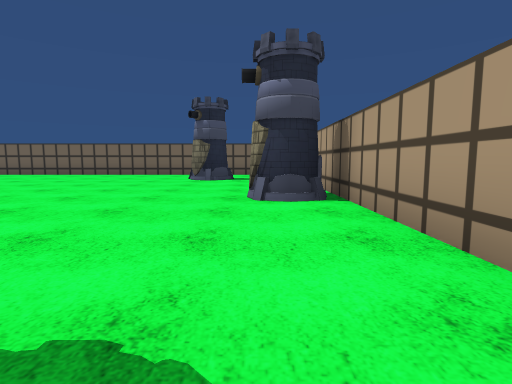
View 1 (above)

12 first-person views from a walk through a 3-D level made in the Unity game engine. The camera is 1.2 m above the floor, tilts 6° down and sees 80° across. The floor is counted in squares, 2 m on a side. Each view is taken from the middle of a square. On the plan, view 1 faces up. The plan holds only what a view shows up to about 9 squares ahead; the rest is blank. The player character is not drawn. Some surface patterns are stand-ins.

View 2
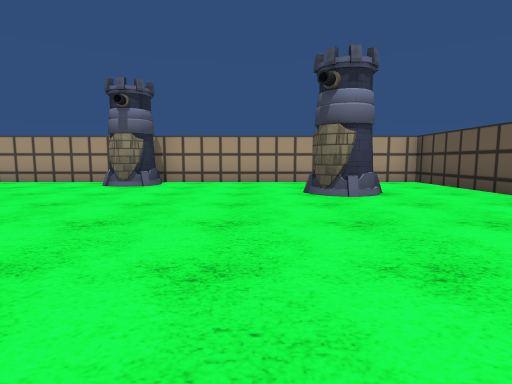

View 3
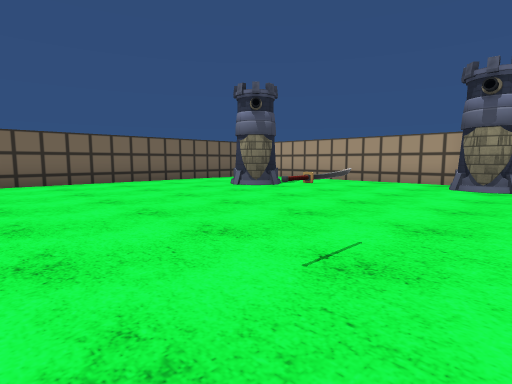

View 4
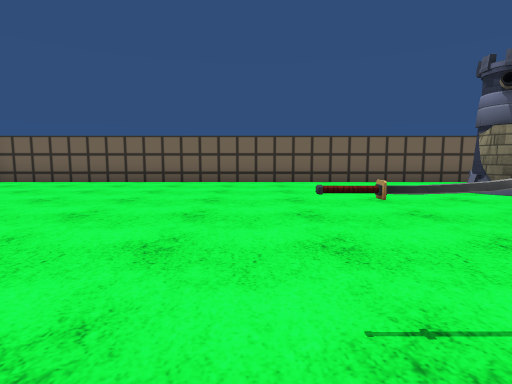

View 5
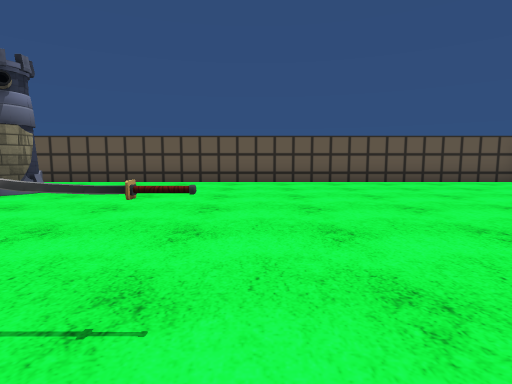

View 6
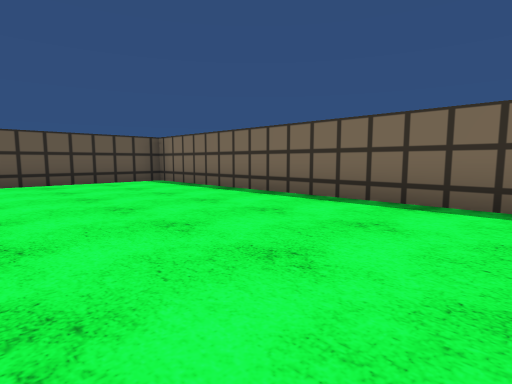

View 7
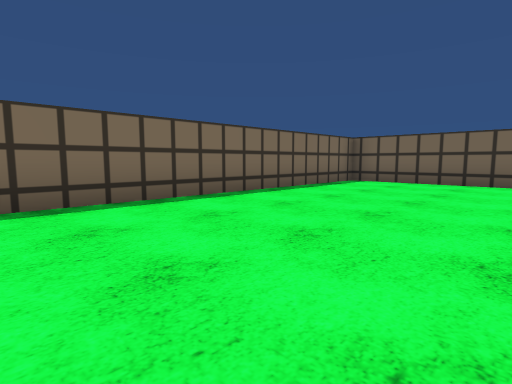

View 8
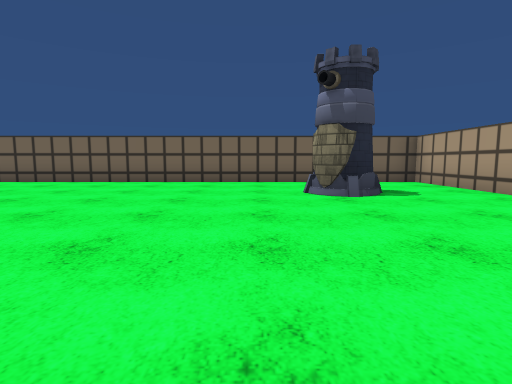

View 9
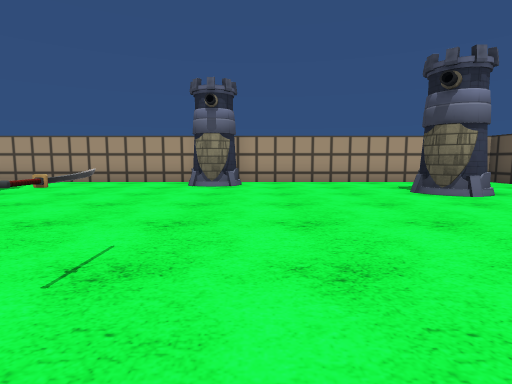

View 10
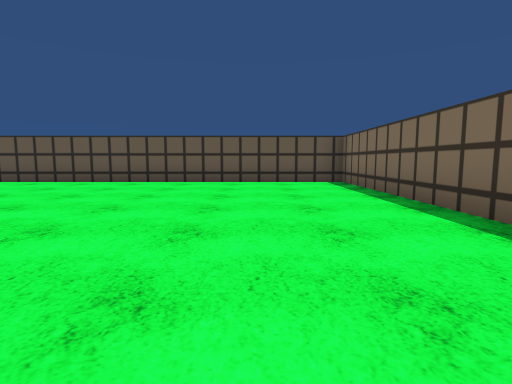

View 11
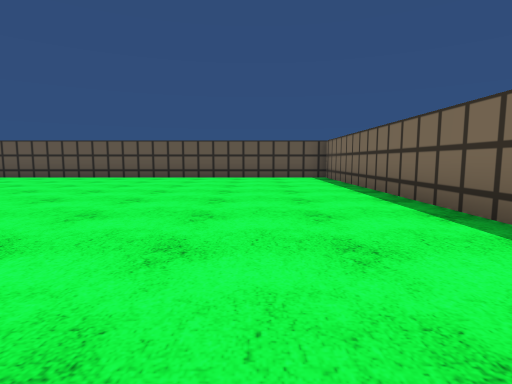

View 12
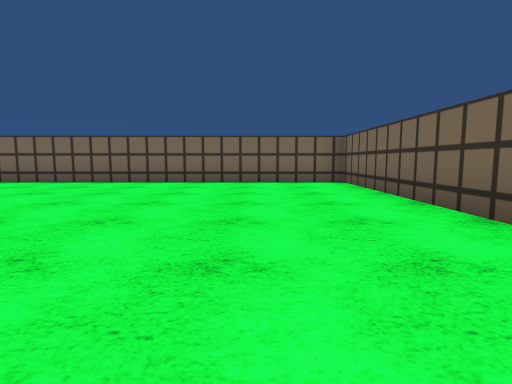

### Floor plan
Key: @ floor where view 1 was taken; # wall or solid block; . floor; T tower; O other object.
Columns run from 14 left of view 1 to 2 right of it. Each row starts with its distance up from view 1.
 13 #################
 12 #...............#
 11 #...............#
 10 #...........#T..#
  9 #............#..#
  8 #...............#
  7 #...............#
  6 #...............#
  5 #........O....T##
  4 #...............#
  3 #...............#
  2 #...............#
  1 #............#..#
  0 #...........#T@.#
 -1 #...............#
 -2 #...............#
 -3 #################

Positions as (right, up) in squares from view 1, and headings:
1: (0, 0), facing up
2: (-7, 2), facing right
3: (-7, 4), facing up-right
4: (-6, 4), facing up
5: (-6, 6), facing down
6: (-9, 6), facing down-left
7: (-9, 4), facing up-left
8: (-3, 4), facing up
9: (-7, 4), facing right
10: (-11, 6), facing down
11: (-11, 8), facing down
12: (-5, 10), facing left
